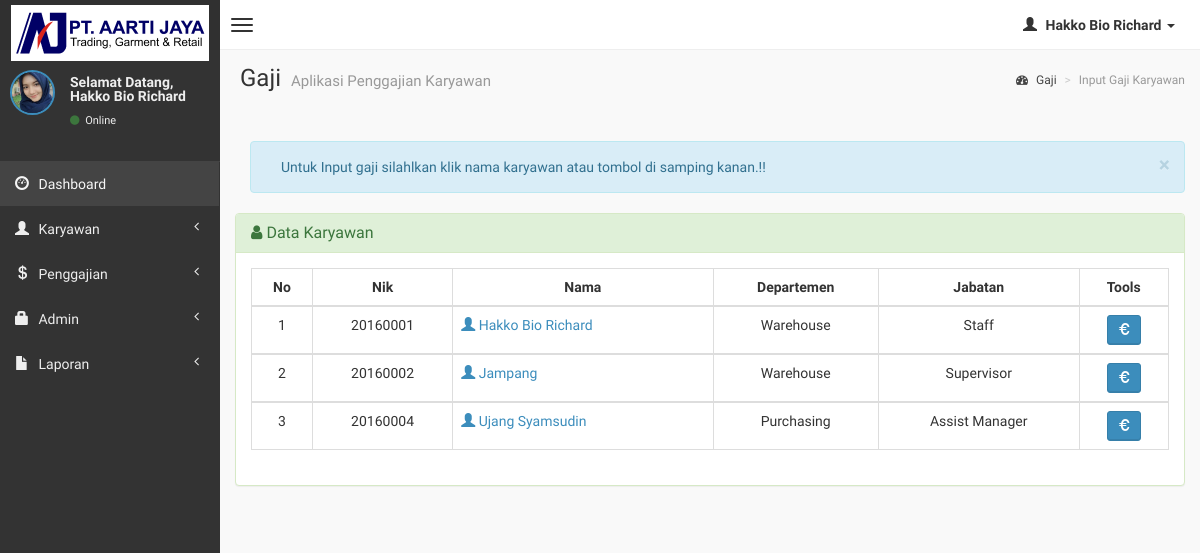
The app's page /admin/input-gaji1.php (signed in), older data.
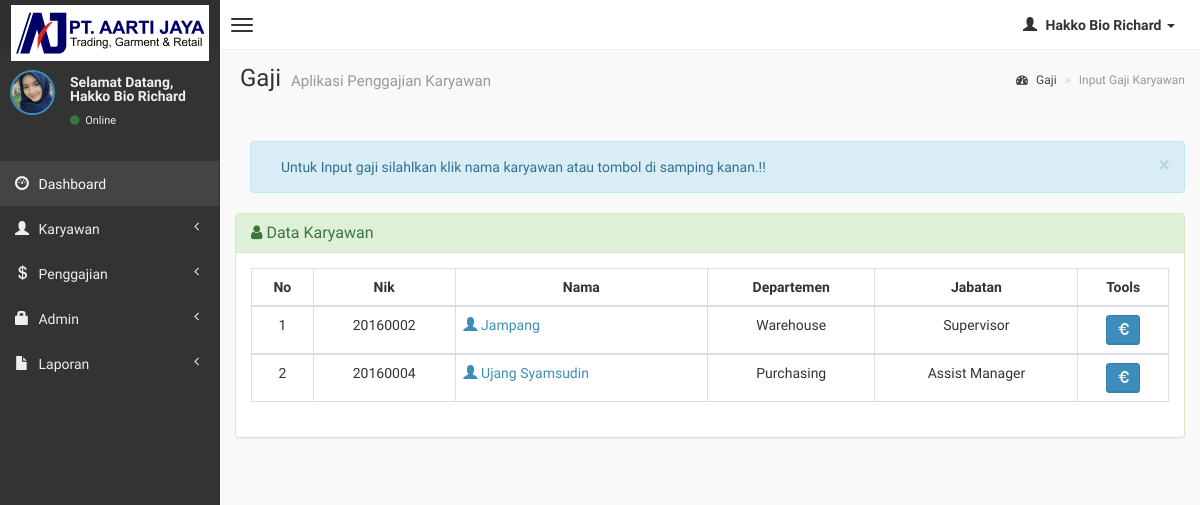
The same page, newer data.
### tables this page shows
CREATE TABLE `karyawan` (
  `nik` varchar(10) NOT NULL,
  `departemen` varchar(20) NOT NULL,
  `nama` varchar(50) NOT NULL,
  `alamat` varchar(150) NOT NULL,
  `gender` tinyint(1) NOT NULL,
  `no_hp` varchar(15) NOT NULL,
  `status` enum('tetap','kontrak','magang','outsource') NOT NULL,
  `gaji_pokok` int(225) NOT NULL,
  `tunjangan` int(225) NOT NULL
);

CREATE TABLE `departemen` (
  `kd_dept` int(10) NOT NULL,
  `nik` varchar(10) NOT NULL,
  `departemen` varchar(20) NOT NULL,
  `jabatan` varchar(15) NOT NULL,
  `gaji_pokok` int(10) NOT NULL,
  `tunjangan` int(10) NOT NULL
);

### admin/input-gaji1.php (the view, shortened to what this page needs)
<?php
if (empty($_SESSION['username'])){
	header('location:../index.php');
} else {
?>
<!DOCTYPE html>
<html>
    <head>
        <link href="../dist/css/bootstrap.css" rel="stylesheet" type="text/css" />
        <link href="//cdnjs.cloudflare.com/ajax/libs/font-awesome/4.1.0/css/font-awesome.min.css" rel="stylesheet" type="text/css" />
        <link href="//code.ionicframework.com/ionicons/1.5.2/css/ionicons.min.css" rel="stylesheet" type="text/css" />
        <link href="../css/morris/morris.css" rel="stylesheet" type="text/css" />
        <link href="../css/jvectormap/jquery-jvectormap-1.2.2.css" rel="stylesheet" type="text/css" />
        <link href="../css/datepicker/datepicker3.css" rel="stylesheet" type="text/css" />
        <link href="../css/daterangepicker/daterangepicker-bs3.css" rel="stylesheet" type="text/css" />
        <link href="../css/bootstrap-wysihtml5/bootstrap3-wysihtml5.min.css" rel="stylesheet" type="text/css" />
        <link href="../css/AdminLTE.css" rel="stylesheet" type="text/css" />
        <link rel="stylesheet" href="datatables/dataTables.bootstrap.css"/>
    </head>
    <body class="skin-black">
                                <?php
                                include "header.php";
?>
<?php } ?>
                        </li>
                    </ul>
                </div>
            </nav>
        </header>
        <div class="wrapper row-offcanvas row-offcanvas-left">
            <?php include "sidebar.php"; ?>
            <aside class="right-side">
                <section class="content-header">
                    <h1>
                        Gaji
                        <small>Aplikasi Penggajian Karyawan</small>
                    </h1>
                    <ol class="breadcrumb">
                        <li><a href="#"><i class="fa fa-dashboard"></i> Gaji</a></li>
                        <li class="active">Input Gaji Karyawan</li>
                    </ol>
                </section>
                <section class="content">
                    <br />
                    <div class="alert alert-info alert-dismissable">
              <button type="button" class="close" data-dismiss="alert" aria-hidden="true">&times;</button>
             Untuk Input gaji silahlkan klik nama karyawan atau tombol di samping kanan.!!
          </div>
                    <div class="row">
                        <div class="col-lg-12">
                    <div class="panel panel-success">
                        <div class="panel-heading">
                        <h3 class="panel-title"><i class="fa fa-user"></i> Data Karyawan </h3>
                        </div>
                        <div class="panel-body">
                    <?php
                    $query1="SELECT karyawan.nama, departemen.nik, departemen.departemen, departemen.jabatan
                            FROM karyawan, departemen
                            WHERE karyawan.nik=departemen.nik";
                    $tampil=mysqli_query($koneksi, $query1) or die(mysqli_error());
                    ?>
                  <table id="example" class="table table-hover table-bordered">
                  <thead>
                      <tr>
                        <th><center>No </center></th>
                        <th><center>Nik </i></center></th>
                        <th><center>Nama </center></th>
                        <th><center>Departemen </center></th>
                        <th><center>Jabatan </center></th>
                        <th><center>Tools</center></th>
                      </tr>
                  </thead>
                     <?php
                     $no=0;
                     while($data=mysqli_fetch_array($tampil))
                    { $no++; ?>
                    <tbody>
                    <tr>
                    <td><center><?php echo $no; ?></center></td>
                    <td><center><?php echo $data['nik'];?></center></td>
                    <td><a href="input-gaji.php?hal=edit&kode=<?php echo $data['nik'];?>"><span class="glyphicon glyphicon-user"></span> <?php echo $data['nama'];?></td>
                    <td><center><?php echo $data['departemen']; ?></center></td>
                    <td><center><?php echo $data['jabatan']; ?></center></td>
                    <td><center><div id="thanks"><a class="btn btn-sm btn-primary" data-placement="bottom" data-toggle="tooltip" title="Input Gaji" href="input-gaji.php?hal=input&kode=<?php echo $data['nik'];?>"><span class="glyphicon glyphicon-euro"></span></a>
                    <?php
              }
              ?>
                   </tbody>
                   </table>
              </div>
              </div>
            </div>
                    </div>
                </section>
            </aside>
        </div>
    </body>
</html>

### admin/header.php (shortened to what this page needs)
<header class="header">
            <a href="index.php" class="logo">
               <img src="../img/logo.png" style="margin-top:5px">
            </a>
            <nav class="navbar navbar-static-top" role="navigation">
                <a href="#" class="navbar-btn sidebar-toggle" data-toggle="offcanvas" role="button">
                    <span class="icon-bar"></span>
                    <span class="icon-bar"></span>
                    <span class="icon-bar"></span>
                </a>
                <div class="navbar-right" >
                    <ul class="nav navbar-nav" >
                        <li class="dropdown user user-menu">
                            <a href="#" class="dropdown-toggle" data-toggle="dropdown">
                                <i class="glyphicon glyphicon-user"></i>
                                <span><?php echo $_SESSION['fullname']; ?> <i class="caret"></i></span>
                            </a>

### admin/sidebar.php
<aside class="left-side sidebar-offcanvas">
                <section class="sidebar">
                    <div class="user-panel" style="margin-top:10px">
                        <div class="pull-left image">
                            <img src="<?php echo $_SESSION['gambar']; ?>" class="img-circle" alt="User Image" style="border: 2px solid #3C8DBC;" />
                        </div>
                        <div class="pull-left info">
                            <p>Selamat Datang,<br /><?php echo $_SESSION['fullname']; ?></p>
                            <a href="#"><i class="fa fa-circle text-success"></i> Online</a>
                        </div>
                    </div>
                    <?php include "menu.php"; ?>
                </section>
            </aside>

### admin/menu.php (shortened to what this page needs)
<br />
<ul class="sidebar-menu">
    <li class="active">
        <a href="index.php">
            <i class="glyphicon glyphicon-dashboard"></i> <span>Dashboard</span>
        </a>
    </li>
    <li class="treeview">
        <a href="#">
            <i class="glyphicon glyphicon-user"></i>
            <span>Karyawan</span>
            <i class="fa fa-angle-left pull-right"></i>
        </a>
    </li>
    <li class="treeview">
        <a href="#">
            <i class="glyphicon glyphicon-usd"></i> <span>Penggajian</span>
            <i class="fa fa-angle-left pull-right"></i>
        </a>
    </li>
    <li class="treeview">
        <a href="#">
            <i class="glyphicon glyphicon-lock"></i> <span>Admin</span>
            <i class="fa fa-angle-left pull-right"></i>
        </a>
    </li>
    <li class="treeview">
        <a href="#">
            <i class="glyphicon glyphicon-file"></i> <span>Laporan</span>
            <i class="fa fa-angle-left pull-right"></i>
        </a>
    </li>
</ul>

Row changes from the older to the newer data that the page shows:
removed karyawan: departemen.nik "20160001", nama "Hakko Bio Richard", departemen.departemen "Warehouse", departemen.jabatan "Staff"
